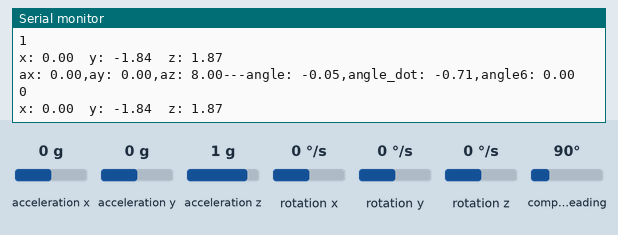
This sketch was run on a simulated Arduino Uno, built with avr-gcc and run on an emulated ATmega328P. Parts: the last lines printed to the serial monitor. Wiring (inferred from the names in the program): QMC5883L compass at I2C address 0x0D. The inputs (shaded band) are chosen by the test bench; at power-on: acceleration x 0 g, acceleration y 0 g, rotation x 0 °/s, acceleration z 1 g, rotation y 0 °/s, rotation z 0 °/s, compass heading 90°.

Above: at 2.2 s.
2.3 s: acceleration x set to -1.4 g
At 2.66 s:
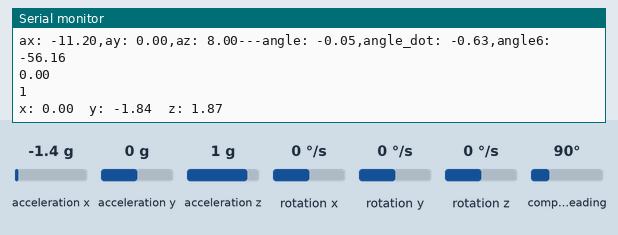
3.8 s: acceleration y set to -1.4 g
At 4.39 s:
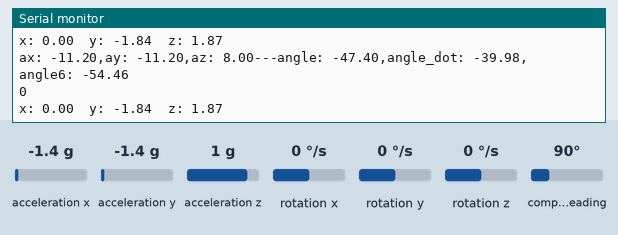
5.3 s: rotation x set to 100 °/s
At 5.78 s:
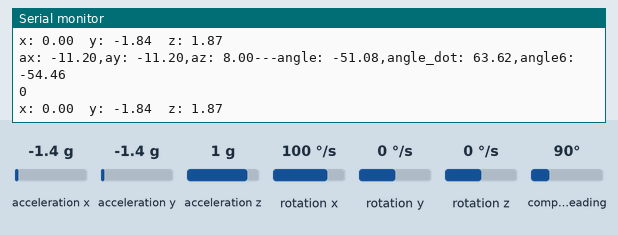
8.3 s: acceleration z set to -1.4 g
At 8.56 s:
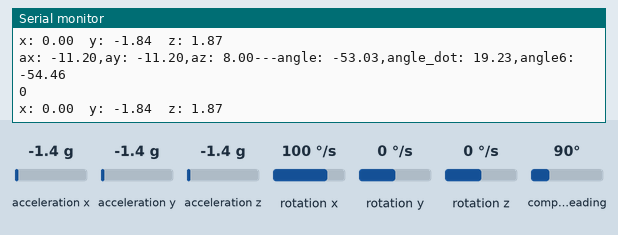
9.8 s: rotation y set to -192 °/s
At 9.98 s:
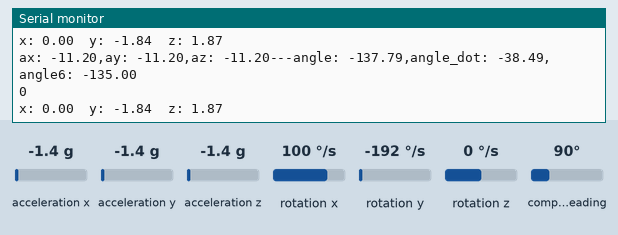
11.3 s: acceleration x set to -0.8 g
At 11.39 s:
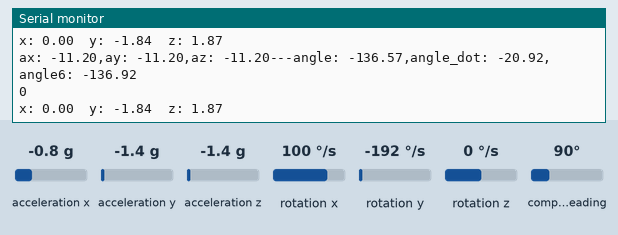
Timing chart, 0 to 14.3 s (numbered marks = the images above; inputs shaded):
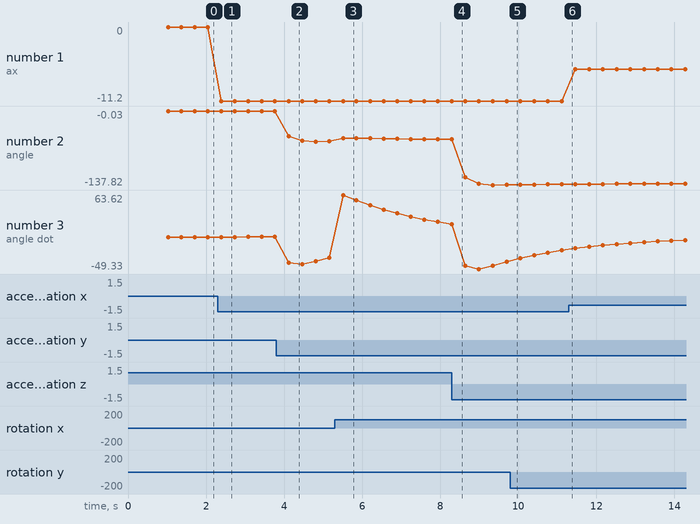

Measured:
- after the input at 2.3 s, the serial monitor: prints a new line after 0.09 s (image 1)
- after the input at 3.8 s, the serial monitor: prints a new line after 0.31 s (image 2)
- after the input at 5.3 s, the serial monitor: prints a new line after 0.21 s (image 3)
- plotted number 1: 0 → -11.2 after the input at 2.3 s, -11.2 → -6.4 after the input at 11.3 s
- plotted number 2: -0.03 → -56.82 after the input at 3.8 s, -56.82 → -53.03 after the input at 5.3 s, -53.03 → -137.79 after the input at 8.3 s
- plotted number 3: -0.71 → -0.36 after the input at 2.3 s, -0.36 → -32.42 after the input at 3.8 s, -32.42 → 19.23 after the input at 5.3 s, 19.23 → -38.49 after the input at 8.3 s

The sketch:

calc_oulaangle.ino
```cpp
/*****************************
void judge_gesture(GESTURE *g)//判断姿势
入口参数：GESTURE 结构体
void Angle_get()//计算角度
void Kalman_Filter(double angle_m, double gyro_m)//卡尔曼滤波
void tcpsend_procceed(char test[16] , float data, int i, int j, int m)//tcp传输
入口参数：**********************************需添加
void Get_GMCDATA()//获取QMC5883L的三轴磁场数据
主要参数：pitch角：angle6，roll角：angle
*****************************/


#include <Wire.h>
#include "I2Cdev.h"
#include "MPU6050_6Axis_MotionApps20.h"
#include <SoftwareSerial.h> //软件串口

MPU6050 mpu; //实例化一个 MPU6050 对象，对象名称为 mpu

SoftwareSerial mySerial(10, 11); ////软件串口 指定pin 对应esp8266的RX, TX
//********************传输部分参数************************//
//char posedata[8][6] = {0};//mpu数据暂存
char test[16] ={0};
char test1[2 ]={0};
int i;
int choose = 0;

#define C1 2
#define C2 3
//*********************MPU6050初始数据************************//
int16_t ax, ay, az, gx, gy, gz;
int16_t data[8][8];

float axt, ayt, azt;

//float ax, ay, az, gx, gy, gz;

//********************angle data*********************//
float Gyro_y; //Y轴陀螺仪数据暂存
float Gyro_x;
float Gyro_z;
float angleAx;
float angle6;
float K1 = 1.5; // 对加速度计取值的权重
//float K1 = 0.05; // 对加速度计取值的权重
float Angle; //一阶互补滤波计算出的最终倾斜角度
float accelz = 0;
float calc_yaw=0.0f;//计算所得出的偏航角

//********************angle data*********************//

//***************Kalman_Filter*********************//
float P[2][2] = {{ 1, 0 },
  { 0, 1 }
};
float Pdot[4] = { 0, 0, 0, 0};
//float Q_angle = 0.001, Q_gyro = 0.005; //角度数据置信度,角速度数据置信度
float Q_angle = 2, Q_gyro = 2; //角度数据置信度,角速度数据置信度
float R_angle = 0.5 , C_0 = 1;
float q_bias, angle_err, PCt_0, PCt_1, E, K_0, K_1, t_0, t_1;
float timeChange = 10; //滤波法采样时间间隔毫秒
float dt = timeChange * 0.003; //注意：dt的取值为滤波器采样时间
//***************Kalman_Filter*********************//
//******************判断姿势的一些常量*************************//
#define UP 1//定义姿势状态整形参数 1：向上 2：向下 3：中等向上 4：中等向下
#define DOWN 2
#define RIGHT 1
#define LEFT 2
//以下应用在新版本V1.1级以上
#define LITTLE_UP 10//定义可检测到的敏感角度 10°
#define LITTLE_DOWN -10
#define LITTLE_LEFT -10
#define LITTLE_RIGHT 10
/////////////////////////////////////////////////////////
float sum_pitch=0.0f;//多次pitch角的和
float ave_pitch=0.0f;//picth角的平均值
float sum_roll=0.0f;
float ave_roll=0.0f;
int count=0;//定义计数器

//*********************gy-271-QMC5883L的一些参数*********************//
#define ADDRESS 0x0D //QMC5883L的设备地址设置
int G_x,G_y,G_z;//以高斯为单位的测出的磁场强度（QMC5883L输出的原始数据）
float Mx,My,Mz;//以特斯拉为单位的转换后的磁场强度


typedef struct gesture
{
  float up_down;//上下参数
  float left_right;//左右参数
  float pitch;//俯仰角
  float roll;//翻滚角
  int equipment;//设备号
}GESTURE;
//****************MPU6050数据结构体************************//
typedef struct device
{
  float ax;//参数
  float ay;//参数
  float az;//参数

  float gx;//参数
  float gy;//参数
  float gz;//参数

  float yaw;//偏航角
  float pitch;//俯仰角
  float roll;//翻滚角
  int equipment;

}DEVICE;
DEVICE device[6];//定义六个MPU6050设备
void Angle_get()
{

  float heading_yaw;
  const float declinationAngle = 0.0457;//角度偏差校准(磁偏角)


  //平衡参数
  Angle = atan2(ay , az) * 57.3;           //角度计算公式
  Gyro_x = (gx - 128.1) / 131;              //角度转换
  Kalman_Filter(Angle, Gyro_x);            //卡曼滤波
  //旋转角度Z轴参数
  if (gz > 32768) gz -= 65536;              //强制转换2g  1g
  Gyro_z = -gz / 131;                      //Z轴参数转换
  accelz = az / 16.4;

  angleAx = atan2(ax, az) * 180 / PI; //计算与x轴夹角
  Gyro_y = -gy / 131.00; //计算角速度
  //一阶互补滤波
  angle6 = K1 * angleAx + (1 - K1) * (angle6 + Gyro_y * dt);
//***********计算偏航角***************//
  heading_yaw = atan2(G_y,G_x);//计算yaw
   heading_yaw += declinationAngle;
   if(heading_yaw < 0)
   {
      heading_yaw += 2*PI;
   }
   if(heading_yaw > 2*PI)
   {
     heading_yaw -= 2*PI;
   }
   calc_yaw = heading_yaw * 180/PI;

}


////////////////////////kalman/////////////////////////
float angle, angle_dot;                                //平衡角度值
void Kalman_Filter(double angle_m, double gyro_m)
{
  angle += (gyro_m - q_bias) * dt;
  angle_err = angle_m - angle;
  Pdot[0] = Q_angle - P[0][1] - P[1][0];
  Pdot[1] = - P[1][1];
  Pdot[2] = - P[1][1];
  Pdot[3] = Q_gyro;
  P[0][0] += Pdot[0] * dt;
  P[0][1] += Pdot[1] * dt;
  P[1][0] += Pdot[2] * dt;
  P[1][1] += Pdot[3] * dt;
  PCt_0 = C_0 * P[0][0];
  PCt_1 = C_0 * P[1][0];
  E = R_angle + C_0 * PCt_0;
  K_0 = PCt_0 / E;
  K_1 = PCt_1 / E;
  t_0 = PCt_0;
  t_1 = C_0 * P[0][1];
  P[0][0] -= K_0 * t_0;
  P[0][1] -= K_0 * t_1;
  P[1][0] -= K_1 * t_0;
  P[1][1] -= K_1 * t_1;
  angle += K_0 * angle_err; //角度
  q_bias += K_1 * angle_err;
  angle_dot = gyro_m - q_bias; //角速度
}


/*   /////////SEND////
void tcpsend_procceed(char test[16] , float data, int i, int j, int m)
{

        //i转换后整数部分长度
        //j转换后小数部分长度
        //m传入数据长度ascll m<8
       // mySerial.write(str,2);

        dtostrf(data,i, j, test);//保存到该char数组中。
        //dtostrf(signalsign,2, 0, test1);//保存到该char数组中。


       for( i = 0; i < m; i++)
        {
        mySerial.write(test[i]);//ASCLL 向esp8266写数据
        //delay(5);
        }
        //mySerial.write(35);//ASCLL #井号,分隔符
        test[16] = {0};//reset char
}

void transmit_1(GESTURE *g)//发送数据
{
  //transmit
       mySerial.write(36);//ASCLL $号,占位符
       mySerial.write(64);//ASCLL @号,标志符
       tcpsend_procceed(test , 1.0, 1, 0, 2);//设备编号
       mySerial.write(35);//ASCLL #井号，分隔符
       tcpsend_procceed(test , g->up_down, 1, 0, 2);
       mySerial.write(35);//ASCLL #井号
       tcpsend_procceed(test , g->left_right, 1, 0, 2);
       mySerial.write(35);//ASCLL #井号
       tcpsend_procceed(test , g->pitch, 1, 0, 2);
       mySerial.write(35);//ASCLL #井号
       tcpsend_procceed(test , g->roll, 3, 2, 5);
       mySerial.write(33);//ASCLL !号，结束符
}
void transmit_2(DEVICE *g)//发送数据,另设一个发送函数,未修改完
{
  //transmit
       mySerial.write(36);//ASCLL $号,占位符
       mySerial.write(64);//ASCLL @号,标志符
       tcpsend_procceed(test , 1.0, 1, 0, 2);//发送数据包类型判断
       mySerial.write(35);//ASCLL #井号，分隔符
       tcpsend_procceed(test , 1.0, 1, 0, 2);//设备编号
       mySerial.write(35);//ASCLL #井号，分隔符
       tcpsend_procceed(test , g->up_down, 1, 0, 2);
       mySerial.write(35);//ASCLL #井号
       tcpsend_procceed(test , g->left_right, 1, 0, 2);
       mySerial.write(35);//ASCLL #井号
       tcpsend_procceed(test , g->roll, 1, 0, 2);
       mySerial.write(35);//ASCLL #井号
       tcpsend_procceed(test , g->pitch, 3, 2, 5);
       mySerial.write(33);//ASCLL !号，结束符
}*/
void getdata(int num)
{
  for(count = 0;count <5;count++)
    {
      mpu.getMotion6(&ax, &ay ,&az, &gx, &gy, &gz);     //IIC获取MPU6050六轴数据 ax ay az gx gy gz


      Angle_get();                                      //获取angle 角度和卡曼滤波

          //求平均数，判断姿势
          //getsum(angle6,angle);
          sum_pitch+=angle6;
          sum_roll+=angle;
    }
      ave_pitch=sum_pitch/5;
      ave_roll=sum_roll/5;

      device[num].ax = ax;
      device[num].ay = ay;
      device[num].az = az;

      device[num].gx = gx;
      device[num].gy = gy;
      device[num].gz = gz;

      device[num].roll = angle;
      device[num].pitch = angle6;

      device[num].equipment = num;
}

void setup()
{
    Wire.begin();                            //加入 I2C 总线序列
    Serial.begin(9600);                       //开启串口，设置波特率
    mySerial.begin(9600);
    delay(1000);
    mpu.initialize();                       //初始化MPU6050

    pinMode(C1,OUTPUT);
    pinMode(C2,OUTPUT);

    digitalWrite(C1,LOW);//默认从手背开始
    digitalWrite(C2,HIGH);

    Wire.beginTransmission(ADDRESS);//选择QMC5883L物理地址，向其中写初始化参数
    Wire.write(0x09); //选择控制寄存器0X09
    Wire.write(0x1D); //设置0x09寄存器为：OSR:512Hz，RNG：+/-8Gauss，ODG：200Hz，MODE：连续工作模式
    Wire.endTransmission();//结束
}

void loop()
{
      /*while(mySerial.available())           //从esp8266读数据
      {
        Serial.write(mySerial.read());
      }


           //recive
       while(mySerial.available())           //从esp8266读数据
      {
        Serial.write(mySerial.read());

      }*/


    GESTURE real_gesture;
      //手背
      if( choose == 0)//choose 实际是0，定义choose=0 为手背
       {
         getdata(0);

         axt = float(ax) / 2048 ;
         ayt = float(ay) / 2048 ;
         azt = float(az) / 2048;


        Serial.print("ax: ");Serial.print(axt);Serial.print(",");
        Serial.print("ay: ");Serial.print(ayt);Serial.print(",");
        Serial.print("az: ");Serial.print(azt);Serial.print("---");

        Serial.print("angle: ");Serial.print(angle);Serial.print(",");
        Serial.print("angle_dot: ");Serial.print(angle_dot);Serial.print(",");
        Serial.print("angle6: ");Serial.println(angle6);
         /*judge_gesture(&real_gesture);//获取姿势参数
         real_gesture.equipment = 0;
         count=0;//进行初始化操作
         sum_pitch=0;
         sum_roll=0;
         Serial.print(real_gesture.up_down);
         Serial.print("\t");
         Serial.print(real_gesture.left_right);
         Serial.print("\t");*/
         Serial.print(real_gesture.pitch);
         Serial.print("\n");

        // transmit_1(&real_gesture);//调用发送数据函数
         //delay(20);
       }
    //大拇指
    else if(choose == 1)
    {
      getdata(1);
      //real_gesture.equipment = 0;
      axt = float(ax) / 2048 ;
      ayt = float(ay) / 2048 ;
      azt = float(az) / 2048;


      Serial.print("ax: ");Serial.print(axt);Serial.print(",");
      Serial.print("ay: ");Serial.print(ayt);Serial.print(",");
      Serial.print("az: ");Serial.print(azt);Serial.print("---");

      Serial.print("angle: ");Serial.print(angle);Serial.print(",");
      Serial.print("angle_dot: ");Serial.print(angle_dot);Serial.print(",");
      Serial.print("angle6: ");Serial.println(angle6);
      }

  //可视化分析
  /*
  axt = float(ax) / 2048 ;
  ayt = float(ay) / 2048 ;
  azt = float(az) / 2048;


  Serial.print("ax: ");Serial.print(axt);Serial.print(",");
  Serial.print("ay: ");Serial.print(ayt);Serial.print(",");
  Serial.print("az: ");Serial.print(azt);Serial.print("---");*/


 /* Serial.print("angle: ");Serial.print(angle);Serial.print(",");
  Serial.print("angle_dot: ");Serial.print(angle_dot);Serial.print(",");
  Serial.print("angle6: ");Serial.println(angle6);*/
  /*
  Serial.print("ax: ");Serial.print(ax);Serial.print(",");
  Serial.print("ay: ");Serial.print(ay);Serial.print(",");
  Serial.print("az: ");Serial.print(az);Serial.print("---");
  Serial.print("angle: ");Serial.print(angle);Serial.print(",");
  Serial.print("angle_dot: ");Serial.print(angle_dot);Serial.print(",");
  Serial.print("angle6: ");Serial.println(angle6);
  */
   if(choose == 0)//选择
  {
      digitalWrite(C1,HIGH);
      digitalWrite(C2,LOW);
      //Serial.println("NO.1");
      choose = 1;//轮换
  }
  else
  {
      digitalWrite(C1,LOW);
      digitalWrite(C2,HIGH);
      choose = 0;
  }
  Serial.println(choose);
  delay(50);

  Get_GMCDATA();//获取三轴磁场
}


/*void getsum(float fNewPitch,float fNewRoll)//求一段时间内算得的pitch角的和值
{
  sum_pitch+=fNewPitch;
  sum_roll+=fNewRoll;
  count++;
}*/
void Get_GMCDATA()
{
  Wire.beginTransmission(ADDRESS);//读写开始
  Wire.write(0x00); //选择X,Y，Z所在数据储存寄存器
  Wire.endTransmission();

  Wire.requestFrom(ADDRESS, 6);
   if(6<=Wire.available())//注意：国产QMC5883L顺序为xyz，进口顺序为xzy
   {
     G_x = Wire.read()<<8; //X msb
     G_x |= Wire.read(); //X lsb
     G_y = Wire.read()<<8; //Z msb
     G_y |= Wire.read(); //Z lsb
     G_z = Wire.read()<<8; //Y msb
     G_z |= Wire.read(); //Y lsb
   }
   Mx=(float)G_x;
   My=(float)G_y;
   Mz=(float)G_z;
 //打印坐标到串口
  Mx/=10000;
  My/=10000;
  Mz/=10000;//转换为特斯拉
  Serial.print("x: ");
   Serial.print(Mx);
   Serial.print("  y: ");
   Serial.print(My);
   Serial.print("  z: ");
   Serial.println(Mz);
   delay(250);
}


/*void judge_gesture(GESTURE *g)//判断姿势，返回值为 1234 ，1：向上，2：向下
{
  //ave_pitch=sum_pitch/count;
  //ave_roll=sum_roll/count;
  g->pitch=ave_pitch;//角度值赋值
  g->roll=ave_roll;//需要发送
  if(ave_pitch>=LITTLE_UP)//判定角度，如果大于25°,小于45,则向中上，此处可更改
  {
    g->up_down=UP;
  }
  else if(ave_pitch<=LITTLE_DOWN)
  {
    g->up_down=DOWN;
  }
  else
  {
    g->up_down=0;
  }
  if(ave_roll>=LITTLE_RIGHT)//判定角度，如果x向右大于25°,小于45,则向中右，此处可更改
  {
    g->left_right=RIGHT;
  }
  else if(ave_roll<=LITTLE_LEFT)
  {
    g->left_right=LEFT;
  }
  else
  {
    g->left_right=0;
  }
}*/
```
